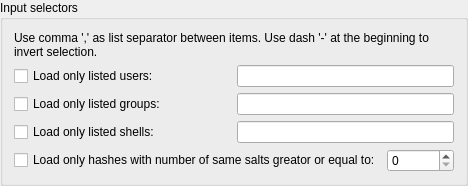
             <widget class="QGroupBox" name="inputSelectorsGroupBox">
              <property name="title">
               <string>Input selectors</string>
              </property>
              <layout class="QVBoxLayout" name="verticalLayout_8">
               <item>
                <widget class="QLabel" name="label_15">
                 <property name="text">
                  <string>Use comma ',' as list separator between items. Use dash '-' at the beginning to invert selection.</string>
                 </property>
                 <property name="wordWrap">
                  <bool>true</bool>
                 </property>
                </widget>
               </item>
               <item>
                <layout class="QVBoxLayout" name="verticalLayout_20">
                 <item>
                  <layout class="QHBoxLayout" name="horizontalLayout_16">
                   <item>
                    <widget class="QCheckBox" name="checkBox_LimitUsers">
                     <property name="sizePolicy">
                      <sizepolicy hsizetype="Preferred" vsizetype="Fixed">
                       <horstretch>0</horstretch>
                       <verstretch>0</verstretch>
                      </sizepolicy>
                     </property>
                     <property name="text">
                      <string>Load only listed users:</string>
                     </property>
                    </widget>
                   </item>
                   <item>
                    <widget class="QLineEdit" name="lineEditLimitUsers">
                     <property name="sizePolicy">
                      <sizepolicy hsizetype="Preferred" vsizetype="Fixed">
                       <horstretch>0</horstretch>
                       <verstretch>0</verstretch>
                      </sizepolicy>
                     </property>
                    </widget>
                   </item>
                  </layout>
                 </item>
                 <item>
                  <layout class="QHBoxLayout" name="horizontalLayout_17">
                   <item>
                    <widget class="QCheckBox" name="checkBox_LimitGroups">
                     <property name="sizePolicy">
                      <sizepolicy hsizetype="Preferred" vsizetype="Fixed">
                       <horstretch>0</horstretch>
                       <verstretch>0</verstretch>
                      </sizepolicy>
                     </property>
                     <property name="text">
                      <string>Load only listed groups:</string>
                     </property>
                    </widget>
                   </item>
                   <item>
                    <widget class="QLineEdit" name="lineEditLimitGroups">
                     <property name="sizePolicy">
                      <sizepolicy hsizetype="Preferred" vsizetype="Fixed">
                       <horstretch>0</horstretch>
                       <verstretch>0</verstretch>
                      </sizepolicy>
                     </property>
                    </widget>
                   </item>
                  </layout>
                 </item>
                 <item>
                  <layout class="QHBoxLayout" name="horizontalLayout_18">
                   <item>
                    <widget class="QCheckBox" name="checkBox_LimitShells">
                     <property name="sizePolicy">
                      <sizepolicy hsizetype="Preferred" vsizetype="Fixed">
                       <horstretch>0</horstretch>
                       <verstretch>0</verstretch>
                      </sizepolicy>
                     </property>
                     <property name="text">
                      <string>Load only listed shells:</string>
                     </property>
                    </widget>
                   </item>
                   <item>
                    <widget class="QLineEdit" name="lineEditLimitShells">
                     <property name="sizePolicy">
                      <sizepolicy hsizetype="Preferred" vsizetype="Fixed">
                       <horstretch>0</horstretch>
                       <verstretch>0</verstretch>
                      </sizepolicy>
                     </property>
                    </widget>
                   </item>
                  </layout>
                 </item>
                 <item>
                  <layout class="QHBoxLayout" name="horizontalLayout_19">
                   <item>
                    <widget class="QCheckBox" name="checkBox_LimitSalts">
                     <property name="sizePolicy">
                      <sizepolicy hsizetype="Preferred" vsizetype="Fixed">
                       <horstretch>0</horstretch>
                       <verstretch>0</verstretch>
                      </sizepolicy>
                     </property>
                     <property name="text">
                      <string>Load only hashes with number of same salts greator or equal to:</string>
                     </property>
                    </widget>
                   </item>
                   <item>
                    <widget class="QSpinBox" name="spinBox_LimitSalts">
                     <property name="sizePolicy">
                      <sizepolicy hsizetype="Preferred" vsizetype="Fixed">
                       <horstretch>0</horstretch>
                       <verstretch>0</verstretch>
                      </sizepolicy>
                     </property>
                     <property name="maximum">
                      <number>999999999</number>
                     </property>
                    </widget>
                   </item>
                  </layout>
                 </item>
                </layout>
               </item>
              </layout>
             </widget>
